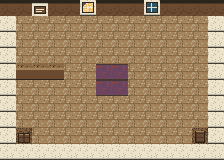

This is a level from a 2D game, rendered from its Tiled map with the project's own tilesets. A one-line summary and the complete map file follow:
An orthogonal 14x10 tile map with 16x16 px tiles, 3 tile layers (floor, walls, dressing), 3 tilesets and 9 objects (6x furniture, 2x spawn, door).

<map version="1.10" tiledversion="1.12.0" orientation="orthogonal" renderorder="right-down" width="14" height="10" tilewidth="16" tileheight="16" infinite="0" nextlayerid="5" nextobjectid="10">
 <properties>
  <property name="map" value="motel" />
 </properties>
 <tileset firstgid="1" source="tiled/floors.tsx" />
 <tileset firstgid="13" source="tiled/walls.tsx" />
 <tileset firstgid="55" source="tiled/dressing.tsx" />
 <layer id="1" name="floor" width="14" height="10">
  <data encoding="csv">
6,6,6,6,6,6,6,6,6,6,6,6,6,6,
6,6,6,6,6,6,6,6,6,6,6,6,6,6,
6,6,6,6,6,6,6,6,6,6,6,6,6,6,
6,6,6,6,6,6,6,6,6,6,6,6,6,6,
6,6,6,6,6,6,10,10,6,6,6,6,6,6,
6,6,6,6,6,6,10,10,6,6,6,6,6,6,
6,6,6,6,6,6,6,6,6,6,6,6,6,6,
6,6,6,6,6,6,6,6,6,6,6,6,6,6,
6,6,6,6,6,6,6,6,6,6,6,6,6,6,
6,6,6,6,6,6,6,6,6,6,6,6,6,6
</data>
 </layer>
 <layer id="3" name="walls" width="14" height="10">
  <data encoding="csv">
29,29,41,29,29,24,29,29,29,23,29,29,29,29,
13,0,0,0,0,0,0,0,0,0,0,0,0,13,
13,0,0,0,0,0,0,0,0,0,0,0,0,13,
13,0,0,0,0,0,0,0,0,0,0,0,0,13,
13,47,47,47,0,0,0,0,0,0,0,0,0,13,
13,0,0,0,0,0,0,0,0,0,0,0,0,13,
13,0,0,0,0,0,0,0,0,0,0,0,0,13,
13,0,0,0,0,0,0,0,0,0,0,0,0,13,
13,51,0,0,0,0,0,0,0,0,0,0,50,13,
13,13,13,13,13,13,13,13,13,13,13,13,13,13
</data>
 </layer>
 <layer id="4" name="dressing" width="14" height="10">
  <data encoding="csv">
0,0,0,0,0,0,0,0,0,0,0,0,0,0,
0,0,0,0,0,0,0,0,0,0,0,0,0,0,
0,0,0,0,0,0,0,0,0,0,0,0,0,0,
0,0,0,0,0,0,0,0,0,0,0,0,0,0,
0,0,0,0,0,0,0,0,0,0,0,0,0,0,
0,0,0,0,0,0,0,0,0,0,0,0,0,0,
0,0,0,0,0,0,0,0,0,0,0,0,0,0,
0,0,0,0,0,0,0,0,0,0,0,0,0,0,
0,0,0,0,0,0,0,0,0,0,0,0,0,0,
0,0,0,0,0,0,0,0,0,0,0,0,0,0
</data>
 </layer>
 <objectgroup id="2" name="placements">
  <object id="1" name="dresser" type="furniture" x="16" y="16" width="16" height="16" />
  <object id="2" name="bench" type="furniture" x="128" y="16" width="16" height="16" />
  <object id="3" name="books" type="furniture" x="176" y="16" width="16" height="16" />
  <object id="4" name="lamp" type="furniture" x="16" y="64" width="16" height="16">
   <properties>
    <property name="blocks" type="bool" value="false" />
   </properties>
  </object>
  <object id="5" name="till" type="furniture" x="32" y="64" width="16" height="16">
   <properties>
    <property name="blocks" type="bool" value="false" />
   </properties>
  </object>
  <object id="6" name="books" type="furniture" x="48" y="64" width="16" height="16">
   <properties>
    <property name="blocks" type="bool" value="false" />
   </properties>
  </object>
  <object id="7" name="default" type="spawn" x="112" y="96" width="16" height="16" />
  <object id="8" name="entry" type="spawn" x="112" y="128" width="16" height="16" />
  <object id="9" name="west_entry" type="door" x="112" y="144" width="16" height="16">
   <properties>
    <property name="spawn" value="from_motel" />
   </properties>
  </object>
 </objectgroup>
</map>
